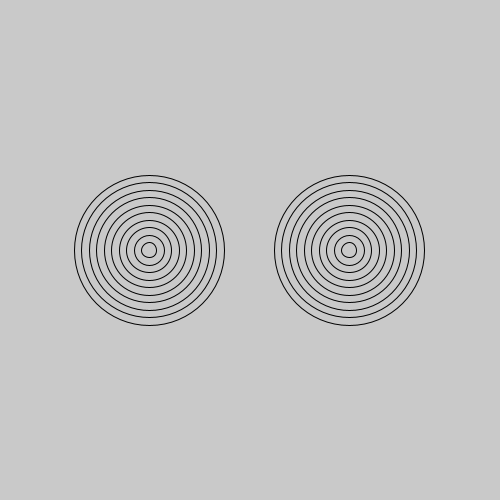
Frame 1 (no input)
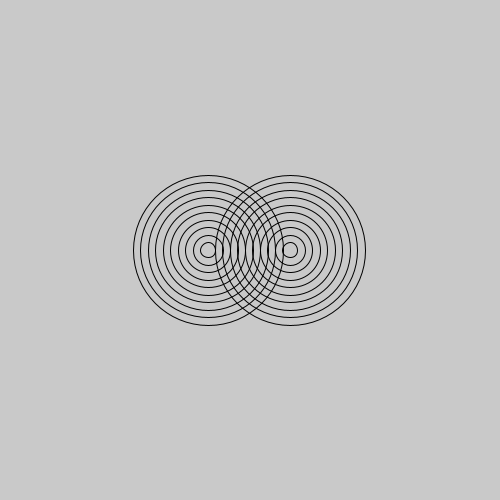
Frame 60 (the mouse pressed at the canvas centre just before this capture)
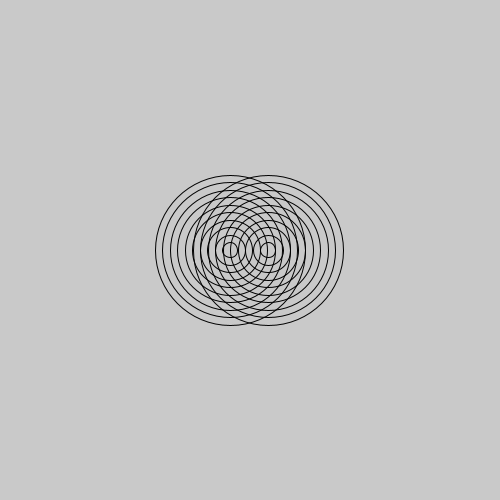
Frame 120 (the mouse held since frame 60 and released just before this capture)

The Processing sketch that drew these frames (run headless with seeded random() and noise(); from frame 60 on, the mouse is pressed at the canvas centre):

// Processing sketch: amazingrings
// ── amazingrings.pde
int x1 = 149;
int x2 = 349;
void setup(){
  size(500,500);
  noFill();
  
}
void draw(){
background(201,201);
for(int i = 10; i>0; i--){
ellipse(x1, 250, 15*i, 15*i);
}
x1++;

for(int i = 10; i>0; i--){
ellipse(x2, 250, 15*i, 15*i);
}

x2--;


}
